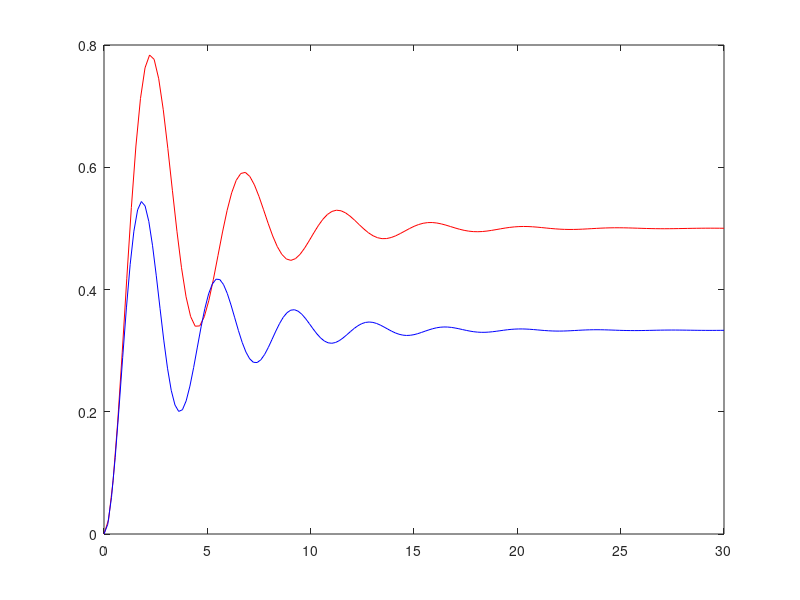

The MATLAB script that drew this image:
%this file gives the response of a closed loop system

close all;
clear all;
clc;

s = tf('s');

m=1;
f=0.5;
k=2;

sys = 1/(m*s^2 + f*s + k); 
[y,t] = step(sys);
%creating a closed loop system
closed_sys = feedback(sys , 1);
[y_cl,t_cl] = step(closed_sys);

plot(t,y,'r');
hold on;
plot(t_cl,y_cl,'b')

